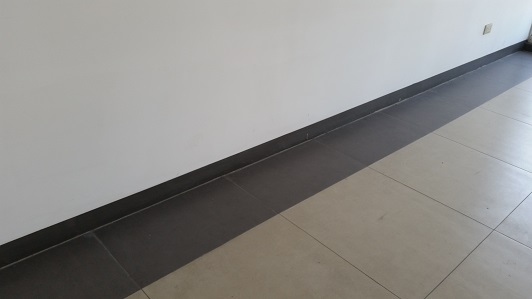
%> input picture RealScene/03.jpg, 532 x 299 px
$ octave EdgeBasedSegment.m   (GNU Octave 9; MATLAB toolbox functions it lacks are replaced by stand-ins)
%> lines starting %> are read from the running program, lines starting %| are printed output that depends on the picture; in (x1, y1, x2, y2) boxes, pixels count from 0 and x2, y2 are one past the last pixel; in counts of white or black regions, pixels touching at a corner belong together; the program's own positions count from 1
close all
clear

I = imread('RealScene/03.jpg');
%> I is the input picture: size 299x532x3 uint8; mean R, G, B 141.6, 140.4, 138.2
I = rgb2gray(I);
%> I: size 299x532 uint8
figure, imshow(I), title('original image');

[~, threshold] = edge(I, 'sobel');
%> threshold = 0.0454
fudgeFactor = .5;
BWs = edge(I,'sobel', threshold * fudgeFactor);
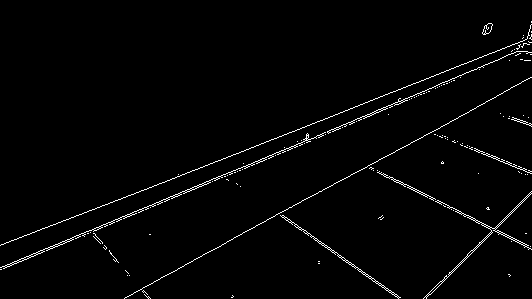
%> BWs: size 299x532 logical; 1.9% white in thin lines or dots
figure, imshow(BWs), title('binary gradient mask');

se90 = strel('line', 3, 90);
se0 = strel('line', 3, 0);

BWsdil = imdilate(BWs, [se90 se0]);
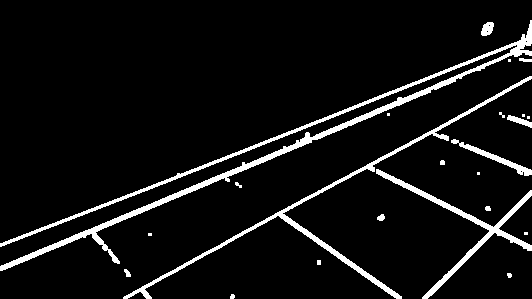
%> BWsdil: size 299x532 logical; 6.8% white; 23 white regions (8 under 20 px), largest, box (x1, y1, x2, y2) and area: (0, 20, 532, 271) 5458, (123, 76, 532, 299) 2589, (376, 169, 532, 299) 1686
figure, imshow(BWsdil), title('dilated gradient mask');

BWdfill = imfill(BWsdil, 'holes');
%> BWdfill: size 299x532 logical; 6.8% white; 23 white regions (8 under 20 px), largest, box (x1, y1, x2, y2) and area: (0, 20, 532, 271) 5459, (123, 76, 532, 299) 2589, (376, 169, 532, 299) 1686
figure, imshow(BWdfill);
title('binary image with filled holes');

BWnobord = imclearborder(BWdfill, 4);
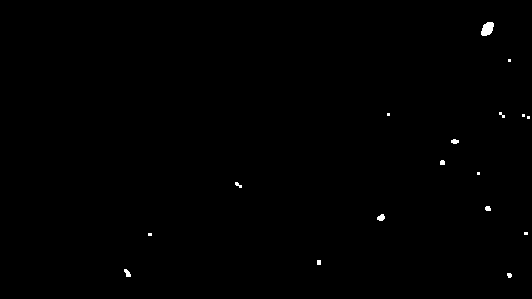
%> BWnobord: size 299x532 logical; 0.28% white; 17 white regions (8 under 20 px), largest, box (x1, y1, x2, y2) and area: (481, 22, 494, 36) 135, (377, 214, 385, 221) 41, (124, 269, 131, 277) 36
BWnobord_inv = BWdfill - BWnobord;
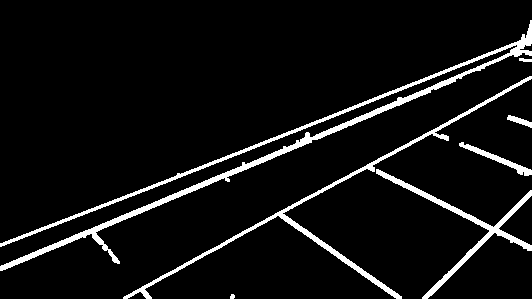
%> BWnobord_inv: size 299x532 double; values 0 (black) and 1 (white), 6.5% white; 7 white regions, largest, box (x1, y1, x2, y2) and area: (0, 20, 532, 271) 5459, (123, 76, 532, 299) 2589, (376, 169, 532, 299) 1686
figure, imshow(BWnobord_inv), title('cleared border image');
%%
seD = strel('diamond',1);
BWfinal = imerode(BWnobord_inv,seD);
%> BWfinal: size 299x532 double; values 0 (black) and 1 (white), 3.9% white; 8 white regions (2 under 20 px), largest, box (x1, y1, x2, y2) and area: (0, 21, 532, 270) 3155, (124, 77, 532, 299) 1483, (377, 170, 532, 299) 1163, (460, 143, 532, 175) 282, (508, 116, 532, 127) 85, (109, 250, 119, 263) 40
BWfinal = imerode(BWfinal,seD);
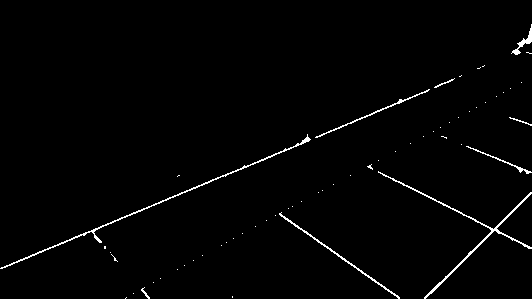
%> BWfinal: size 299x532 double; values 0 (black) and 1 (white), 1.4% white in thin lines or dots
figure, imshow(BWfinal), title('segmented image');

BWoutline = bwperim(BWfinal);
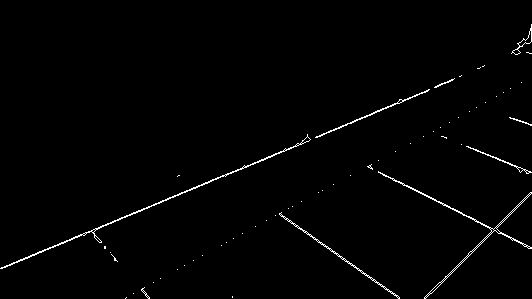
%> BWoutline: size 299x532 logical; 1.2% white in thin lines or dots
Segout = I;
Segout(BWoutline) = 255;
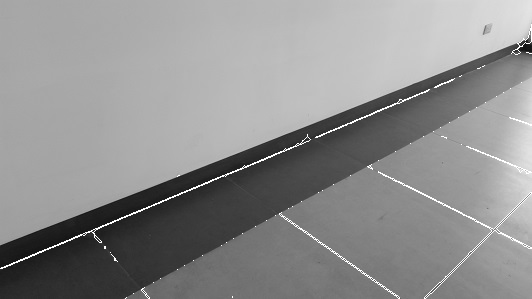
%> Segout: size 299x532 uint8; min 17, max 255, mean 142.4
figure, imshow(Segout), title('outlined original image');

$ run again, with RealScene/01.jpg copied over RealScene/03.jpg
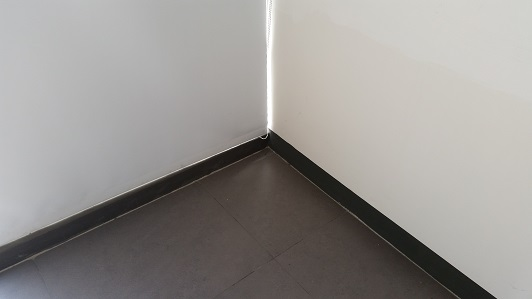
%> input picture RealScene/01.jpg, 532 x 299 px
%> I is the input picture: size 299x532x3 uint8; mean R, G, B 151.2, 148.1, 145.2
%> I: size 299x532 uint8
%> threshold = 0.0455
%> `BWs = edge(I,'sobel', threshold * fudgeFactor);`:
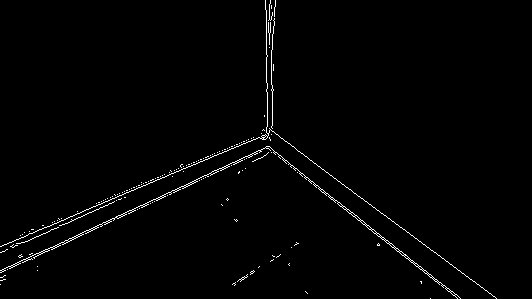
%> BWs: size 299x532 logical; 1.3% white in thin lines or dots
%> BWsdil: size 299x532 logical; 4.8% white; 18 white regions (9 under 20 px), largest, box (x1, y1, x2, y2) and area: (0, 0, 498, 299) 4130, (0, 145, 462, 299) 3059, (231, 269, 256, 287) 135
%> BWdfill: size 299x532 logical; 5% white; 18 white regions (9 under 20 px), largest, box (x1, y1, x2, y2) and area: (0, 0, 498, 299) 4369, (0, 145, 462, 299) 3059, (231, 269, 256, 287) 135
%> BWnobord: size 299x532 logical; 0.28% white; 14 white regions (7 under 20 px), largest, box (x1, y1, x2, y2) and area: (231, 269, 256, 287) 135, (269, 253, 282, 263) 64, (290, 241, 300, 249) 38
%> BWnobord_inv: size 299x532 double; values 0 (black) and 1 (white), 4.7% white; 4 white regions (2 under 20 px), largest, box (x1, y1, x2, y2) and area: (0, 0, 498, 299) 4369, (0, 145, 462, 299) 3059
%> BWoutline: size 299x532 logical; 1.1% white in thin lines or dots
%> `Segout(BWoutline) = 255;`:
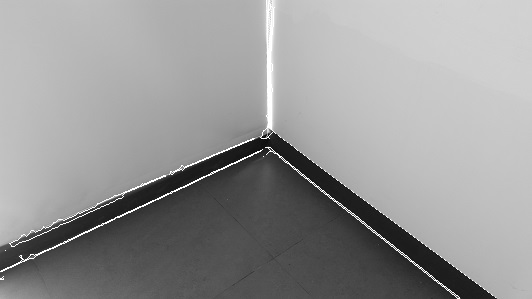
%> Segout: size 299x532 uint8; min 1, max 255, mean 150.3

$ run again, with RealScene/02.jpg copied over RealScene/03.jpg
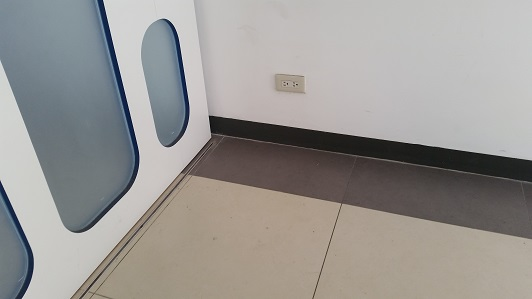
%> input picture RealScene/02.jpg, 532 x 299 px
%> I is the input picture: size 299x532x3 uint8; mean R, G, B 153.2, 150.5, 147.6
%> I: size 299x532 uint8
%> threshold = 0.0808
%> `BWs = edge(I,'sobel', threshold * fudgeFactor);`:
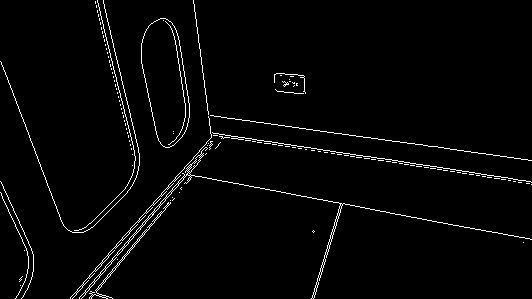
%> BWs: size 299x532 logical; 2.5% white in thin lines or dots
%> BWsdil: size 299x532 logical; 8.5% white; 9 white regions (2 under 20 px), largest, box (x1, y1, x2, y2) and area: (69, 0, 532, 299) 7935, (0, 0, 141, 234) 2820, (140, 17, 191, 149) 1430
%> BWdfill: size 299x532 logical; 11% white; 8 white regions (1 under 20 px), largest, box (x1, y1, x2, y2) and area: (69, 0, 532, 299) 8178, (140, 17, 191, 149) 4889, (0, 0, 141, 234) 2911
%> BWnobord: size 299x532 logical; 3.4% white; 5 white regions (1 under 20 px), largest, box (x1, y1, x2, y2) and area: (140, 17, 191, 149) 4889, (273, 72, 307, 95) 423, (214, 141, 222, 150) 37, (311, 229, 316, 234) 21
%> BWnobord_inv: size 299x532 double; values 0 (black) and 1 (white), 7.6% white; 3 white regions, box (x1, y1, x2, y2) and area: (69, 0, 532, 299) 8178, (0, 0, 141, 234) 2911, (0, 180, 35, 299) 974
%> BWoutline: size 299x532 logical; 0.95% white in thin lines or dots
%> `Segout(BWoutline) = 255;`:
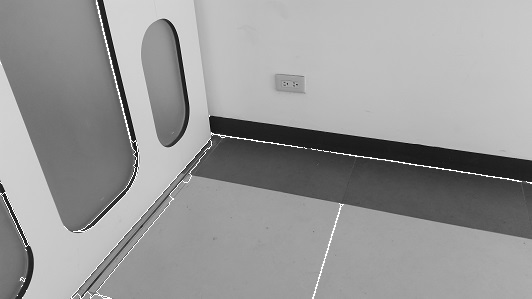
%> Segout: size 299x532 uint8; min 1, max 255, mean 152.4

$ run again, with RealScene/04.jpg copied over RealScene/03.jpg
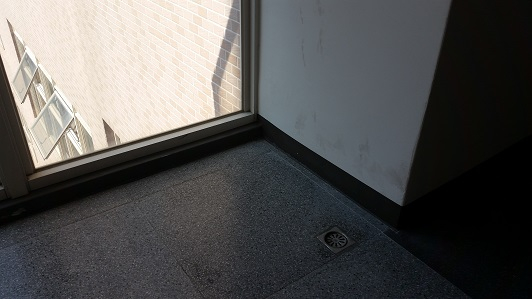
%> input picture RealScene/04.jpg, 532 x 299 px
%> I is the input picture: size 299x532x3 uint8; mean R, G, B 84.9, 84.1, 83.1
%> I: size 299x532 uint8
%> threshold = 0.0728
%> BWs: size 299x532 logical; 5.3% white in thin lines or dots, all inside (x1, y1, x2, y2) = (0, 0, 468, 299)
%> BWsdil: size 299x532 logical; 22.5% white; 365 white regions (215 under 20 px), largest, box (x1, y1, x2, y2) and area: (0, 0, 453, 207) 13432, (0, 226, 112, 299) 3036, (146, 247, 256, 299) 2381
%> BWdfill: size 299x532 logical; 24.2% white; 365 white regions (215 under 20 px), largest, box (x1, y1, x2, y2) and area: (0, 0, 453, 207) 15303, (0, 226, 112, 299) 3375, (146, 247, 256, 299) 2587
%> BWnobord: size 299x532 logical; 10.1% white; 345 white regions (206 under 20 px), largest, box (x1, y1, x2, y2) and area: (114, 139, 393, 232) 1646, (81, 120, 254, 184) 1290, (309, 218, 356, 272) 1057
%> BWnobord_inv: size 299x532 double; values 0 (black) and 1 (white), 14.1% white; 33 white regions (15 under 20 px), largest, box (x1, y1, x2, y2) and area: (0, 0, 453, 207) 15268, (0, 235, 108, 299) 3122, (171, 249, 256, 299) 2057
%> BWoutline: size 299x532 logical; 1.4% white in thin lines or dots, all inside (x1, y1, x2, y2) = (0, 0, 416, 299)
%> `Segout(BWoutline) = 255;`:
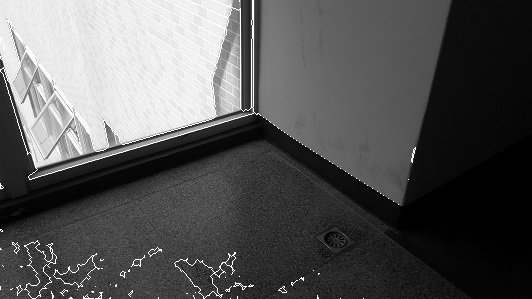
%> Segout: size 299x532 uint8; min 0, max 255, mean 86.5
